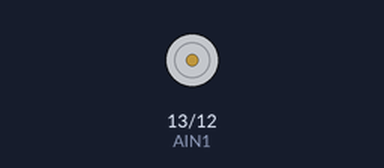
This sketch was run on a simulated Arduino Uno, built with avr-gcc and run on an emulated ATmega328P. Shown: motor-driver pin pairs drawn as motors (green arrow = first pin HIGH = forward, orange = second pin HIGH = backward, longer = more drive, scaled by the enable pin).

Above: at 0.1 s.
At 10.05 s:
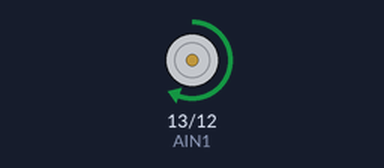
At 19.95 s:
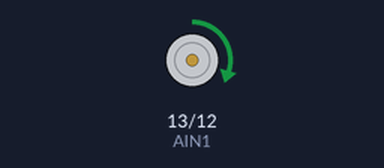
At 39.85 s:
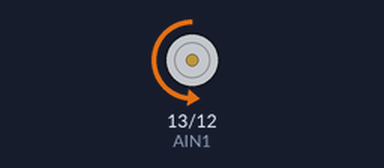
Timing chart, 0 to 40.0 s (numbered marks = the images above):
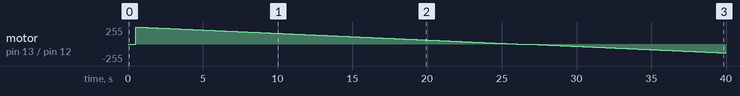

Measured:
- by itself, motor on pin 13 (AIN1) / pin 12 (AIN2): stopped → forward 255/255 at 0.50 s, → forward 254/255 0.10 s later, → forward 253/255 0.10 s later, → forward 252/255 0.10 s later, … (389 changes in this stretch)

The sketch:

Motor_Driver.ino
```cpp
#define AIN1 13
#define AIN2 12
#define PWMA 11
//#define BIN1 10
//#define BIN2 9
//#define PWMB 8

void setup() {
  pinMode(AIN1,OUTPUT);
  pinMode(AIN2,OUTPUT);
  pinMode(PWMA,OUTPUT);
  //pinMode(BIN1,OUTPUT);
  //pinMode(BIN2,OUTPUT);
  //pinMode(PWMB,OUTPUT);

}

void loop() {
  int i=0;
  //モーター停止
  digitalWrite(AIN1,LOW);
  digitalWrite(AIN2,LOW);
  delay(500);

  //モーター正回転・スピード変化
  digitalWrite(AIN1,HIGH);
  digitalWrite(AIN2,LOW);
  for(i=0;i<256;i++){
    analogWrite(PWMA,i);
    delay(0);
  }
  for(i=255;i>=0;i--){
    analogWrite(PWMA,i);
    delay(100);
  }

  //モーター停止
  digitalWrite(AIN1,LOW);
  digitalWrite(AIN2,LOW);
  delay(500);

  //モーター逆回転・スピード変化
  digitalWrite(AIN1,LOW);
  digitalWrite(AIN2,HIGH);
  for(i=0;i<256;i++){
    analogWrite(PWMA,i);
    delay(100);
  }
  for(i=255;i>=0;i--){
    analogWrite(PWMA,i);
    delay(100);
  }

}
```
